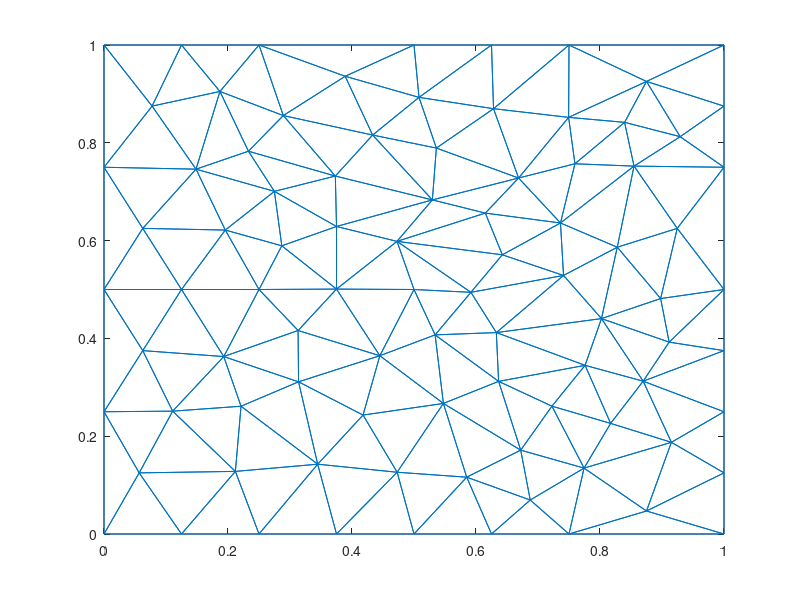
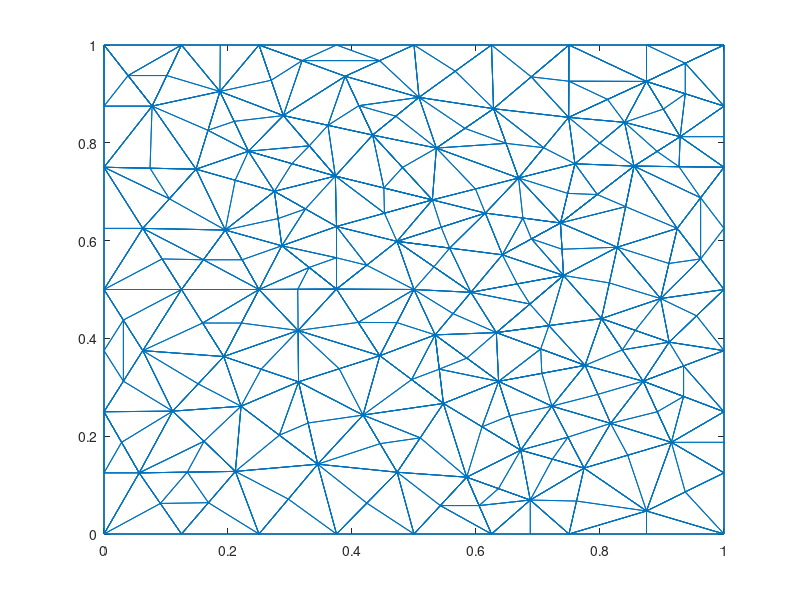

Reproduce these figures in MATLAB, in order.
nodes = [0,0;
1,0;
1,1;
0,1;
0.5,0.5;
0,0.5;
0.0625,0.625;
0.25,0.5;
0,0.25;
0.5,0;
0,0.75;
0.125,0.5;
0.5,1;
0.433275,0.815849;
0.148437,0.746094;
0.195626,0.621564;
0.529625,0.683244;
0.375,0.628853;
0.25,1;
0.373136,0.732013;
0.286769,0.589388;
0.375,0.500839;
0.27482,0.700717;
0.313771,0.311229;
0.313066,0.416148;
0.0625,0.375;
0.193152,0.362881;
0.25,0;
0.221019,0.261294;
0.110735,0.251224;
0.0567566,0.125;
0.289186,0.855722;
0.0775596,0.875;
0.232942,0.782767;
0.125,1;
0.186981,0.904974;
0.344656,0.142753;
0.125,0;
0.472573,0.598451;
0.924569,0.625;
0.38898,0.936063;
0.211891,0.128028;
0.375,0;
0.547402,0.26699;
0.444875,0.364572;
0.417838,0.243238;
0.47281,0.126311;
0.625,0;
0.75,0;
0.536065,0.78923;
0.75,1;
1,0.5;
0.6875,0.0694813;
0.585002,0.116209;
0.625,1;
0.642467,0.570984;
0.508074,0.892911;
1,0.25;
0.668679,0.727983;
0.749387,0.852019;
0.628269,0.869741;
0.736262,0.636012;
0.802373,0.440498;
0.82784,0.586474;
0.741191,0.528744;
0.632806,0.411914;
0.615033,0.656252;
0.854872,0.752318;
0.534065,0.407201;
1,0.75;
0.875,0.925491;
0.897806,0.481478;
1,0.375;
0.591791,0.494234;
0.722482,0.261441;
0.67209,0.171457;
0.774275,0.134747;
1,0.875;
0.839631,0.841845;
0.759557,0.757126;
0.92931,0.8125;
0.869619,0.3125;
0.875,0.0470411;
0.911511,0.392352;
0.775933,0.344943;
0.817138,0.226203;
1,0.125;
0.915154,0.1875;
0.63646,0.312134;
];
triangles = [76,77,75;
12,6,26;
8,16,12;
11,6,7;
24,45,25;
25,22,8;
24,27,29;
12,7,6;
6,9,26;
28,42,38;
14,17,50;
7,15,11;
17,20,18;
21,16,8;
25,45,22;
16,23,15;
34,15,23;
16,15,7;
15,33,11;
50,57,14;
12,16,7;
18,21,22;
35,36,19;
4,11,33;
14,20,17;
14,32,20;
23,18,20;
17,18,39;
41,57,13;
59,50,17;
22,21,8;
32,14,41;
12,27,8;
22,5,39;
16,21,23;
18,23,21;
24,25,27;
37,29,42;
12,26,27;
46,24,37;
9,1,31;
8,27,25;
26,9,30;
29,37,24;
42,30,31;
27,26,30;
42,28,37;
9,31,30;
30,29,27;
10,47,43;
24,46,45;
15,34,36;
20,32,34;
35,4,33;
20,34,23;
34,32,36;
36,33,15;
36,35,33;
19,36,32;
47,46,37;
22,39,18;
31,1,38;
39,5,74;
89,85,66;
13,57,55;
13,19,41;
19,32,41;
30,42,29;
38,42,31;
48,49,53;
37,28,43;
68,64,40;
44,89,69;
22,45,5;
37,43,47;
44,45,46;
44,47,54;
44,46,47;
48,53,54;
39,56,67;
59,17,67;
10,48,54;
71,51,60;
55,57,61;
41,14,57;
84,52,72;
57,50,61;
2,83,49;
64,65,63;
54,47,10;
60,61,59;
67,62,59;
59,61,50;
62,64,68;
63,85,82;
74,65,56;
54,53,76;
68,80,62;
61,51,55;
68,40,70;
61,60,51;
65,62,56;
71,3,51;
65,66,63;
73,82,58;
70,40,52;
72,40,64;
39,74,56;
63,72,64;
45,69,5;
69,89,66;
39,67,17;
62,67,56;
70,78,81;
80,79,60;
44,69,45;
74,69,66;
40,72,52;
65,64,62;
78,3,71;
79,80,68;
82,86,88;
79,71,60;
77,86,75;
84,82,73;
69,74,5;
65,74,66;
44,54,76;
84,63,82;
77,76,53;
76,75,89;
49,77,53;
83,87,88;
68,70,81;
71,79,81;
60,59,80;
62,80,59;
71,81,78;
68,81,79;
88,87,58;
77,49,83;
52,84,73;
63,84,72;
66,85,63;
86,85,75;
77,83,88;
85,86,82;
82,88,58;
83,2,87;
88,86,77;
76,89,44;
85,89,75;
];
figure;trimesh(triangles, nodes(:,1), nodes(:,2));
nodes = [0,0;
1,0;
1,1;
0,1;
0.5,0.5;
0,0.5;
0.0625,0.625;
0.25,0.5;
0,0.25;
0.5,0;
0,0.75;
0.125,0.5;
0.5,1;
0.433275,0.815849;
0.148437,0.746094;
0.195626,0.621564;
0.529625,0.683244;
0.375,0.628853;
0.25,1;
0.373136,0.732013;
0.286769,0.589388;
0.375,0.500839;
0.27482,0.700717;
0.313771,0.311229;
0.313066,0.416148;
0.0625,0.375;
0.193152,0.362881;
0.25,0;
0.221019,0.261294;
0.110735,0.251224;
0.0567566,0.125;
0.289186,0.855722;
0.0775596,0.875;
0.232942,0.782767;
0.125,1;
0.186981,0.904974;
0.344656,0.142753;
0.125,0;
0.472573,0.598451;
0.924569,0.625;
0.38898,0.936063;
0.211891,0.128028;
0.375,0;
0.547402,0.26699;
0.444875,0.364572;
0.417838,0.243238;
0.47281,0.126311;
0.625,0;
0.75,0;
0.536065,0.78923;
0.75,1;
1,0.5;
0.6875,0.0694813;
0.585002,0.116209;
0.625,1;
0.642467,0.570984;
0.508074,0.892911;
1,0.25;
0.668679,0.727983;
0.749387,0.852019;
0.628269,0.869741;
0.736262,0.636012;
0.802373,0.440498;
0.82784,0.586474;
0.741191,0.528744;
0.632806,0.411914;
0.615033,0.656252;
0.854872,0.752318;
0.534065,0.407201;
1,0.75;
0.875,0.925491;
0.897806,0.481478;
1,0.375;
0.591791,0.494234;
0.722482,0.261441;
0.67209,0.171457;
0.774275,0.134747;
1,0.875;
0.839631,0.841845;
0.759557,0.757126;
0.92931,0.8125;
0.869619,0.3125;
0.875,0.0470411;
0.911511,0.392352;
0.775933,0.344943;
0.817138,0.226203;
1,0.125;
0.915154,0.1875;
0.63646,0.312134;
0.748378,0.198094;
0.723182,0.153102;
0,0.375;
0.03125,0.3125;
0.03125,0.4375;
0.160313,0.560782;
0.222813,0.560782;
0,0.625;
0.379323,0.337901;
0.253461,0.337055;
0.09375,0.5625;
0.105469,0.685547;
0.0742187,0.748047;
0.452312,0.656049;
0.45138,0.707629;
0.48145,0.749547;
0.409938,0.432706;
0.211629,0.723405;
0.1875,1;
0,0.875;
0.0387798,0.9375;
0.361231,0.835786;
0.331161,0.793868;
0.32491,0.664785;
0.375,1;
0.31949,0.968031;
0.44449,0.968031;
0.599152,0.705614;
0.411128,0.875956;
0.470675,0.85438;
0.159076,0.431441;
0.221576,0.431441;
0.423787,0.549645;
0.375,0.564846;
0.330884,0.545114;
0.3125,0.50042;
0.280794,0.645053;
0.282837,0.202024;
0.329213,0.226991;
0,0.125;
0.0283783,0.1875;
0.161313,0.189626;
0.134324,0.126514;
0.0908783,0.0625;
0.168445,0.0640138;
0.151944,0.307053;
0.297328,0.0713766;
0.423905,0.0631556;
0.167709,0.825534;
0.209962,0.843871;
0.303039,0.75739;
0.10128,0.9375;
0.269593,0.927861;
0.566537,0.946455;
0.6875,0;
0.841356,0.669396;
0.472438,0.432286;
0.496139,0.315781;
0.540733,0.337095;
0.585263,0.359668;
0.510106,0.19665;
0.445324,0.184775;
0.55752,0.584718;
0.532182,0.546342;
0.543803,0.627351;
0.542501,0.0581045;
0.605001,0.0581045;
0.636251,0.0928451;
0.955756,0.446176;
0.875,0;
0.815107,0.513486;
0.709033,0.790001;
0.648474,0.798862;
0.582167,0.829485;
0.675647,0.646132;
0.795567,0.694165;
0.835996,0.376499;
0.747909,0.696569;
0.689135,0.934871;
0.749694,0.926009;
0.812194,0.888755;
1,0.625;
0.962285,0.6875;
0.962285,0.5625;
0.927436,0.751159;
0.689364,0.603498;
0.738726,0.582378;
0.875,1;
0.9375,0.962745;
0.71759,0.426206;
0.70437,0.378429;
0.706197,0.328539;
0.686999,0.470329;
0.666491,0.511489;
0.93481,0.34375;
0.93481,0.28125;
0.911188,0.553239;
1,0.8125;
0.799594,0.799486;
0.562928,0.450717;
0.9375,0.900245;
0.892387,0.25;
0.609746,0.219223;
0.856942,0.416425;
0.654275,0.241796;
0.762137,0.0673734;
0.9375,0.0860206;
0.892091,0.782409;
0.902155,0.868995;
1,0.1875;
0.796535,0.285573;
0.844714,0.161123;
];
triangles = [77,75,76;
6,26,12;
16,12,8;
11,6,7;
24,45,25;
22,8,25;
24,27,29;
12,7,6;
6,9,26;
42,38,28;
14,17,50;
7,15,11;
18,17,20;
16,8,21;
45,22,25;
23,15,16;
15,23,34;
15,7,16;
11,15,33;
57,14,50;
12,16,7;
22,18,21;
19,35,36;
4,11,33;
20,17,14;
14,32,20;
23,18,20;
17,18,39;
13,41,57;
17,59,50;
22,21,8;
32,14,41;
12,27,8;
39,22,5;
21,23,16;
18,23,21;
27,24,25;
37,29,42;
27,12,26;
24,37,46;
9,1,31;
8,27,25;
26,9,30;
29,37,24;
42,30,31;
30,27,26;
28,37,42;
9,31,30;
27,30,29;
47,43,10;
45,24,46;
36,15,34;
20,32,34;
4,33,35;
20,34,23;
36,34,32;
15,36,33;
35,33,36;
32,19,36;
47,46,37;
22,39,18;
38,31,1;
74,39,5;
85,66,89;
57,55,13;
13,19,41;
41,19,32;
30,42,29;
42,31,38;
48,49,53;
37,28,43;
68,64,40;
69,44,89;
22,45,5;
43,47,37;
44,45,46;
44,47,54;
47,44,46;
54,48,53;
39,56,67;
59,17,67;
54,10,48;
51,60,71;
55,57,61;
41,14,57;
84,52,72;
50,61,57;
49,2,83;
63,64,65;
10,54,47;
59,60,61;
67,62,59;
59,61,50;
64,68,62;
82,63,85;
74,65,56;
54,53,76;
62,68,80;
61,51,55;
40,70,68;
51,61,60;
62,56,65;
3,51,71;
66,63,65;
73,82,58;
52,70,40;
72,40,64;
56,39,74;
64,63,72;
5,45,69;
69,89,66;
39,67,17;
62,67,56;
70,78,81;
80,79,60;
45,44,69;
74,69,66;
52,40,72;
62,65,64;
3,71,78;
79,80,68;
88,82,86;
71,60,79;
75,77,86;
82,73,84;
69,74,5;
66,65,74;
76,44,54;
63,82,84;
77,76,53;
89,76,75;
49,77,53;
83,87,88;
68,70,81;
81,71,79;
60,59,80;
62,80,59;
78,71,81;
68,81,79;
87,58,88;
77,49,83;
52,84,73;
63,84,72;
63,66,85;
86,85,75;
88,77,83;
85,86,82;
58,82,88;
87,83,2;
77,88,86;
44,76,89;
85,89,75;
75,90,86;
90,77,86;
75,76,90;
76,77,90;
77,91,53;
91,76,53;
77,90,91;
91,90,76;
9,30,93;
93,30,26;
26,12,94;
94,12,6;
6,92,94;
92,9,93;
93,26,94;
94,92,93;
7,12,95;
95,16,7;
12,8,95;
8,16,95;
16,96,21;
96,8,21;
16,95,96;
96,95,8;
11,97,7;
97,6,7;
45,98,46;
98,24,46;
45,25,98;
98,25,24;
27,99,25;
99,24,25;
27,29,99;
99,29,24;
7,100,95;
100,12,95;
7,6,100;
100,6,12;
15,101,16;
101,7,16;
15,11,101;
101,11,7;
11,102,33;
102,15,33;
11,101,102;
102,101,15;
17,103,39;
103,18,39;
17,20,103;
103,20,18;
20,104,14;
17,14,104;
20,103,104;
104,103,17;
17,105,104;
105,14,104;
17,50,105;
105,50,14;
22,106,5;
45,5,106;
22,25,106;
106,25,45;
15,107,34;
107,23,34;
15,16,107;
107,16,23;
19,108,36;
108,35,36;
33,4,109;
109,11,33;
4,110,35;
33,35,110;
4,109,110;
110,109,33;
32,111,41;
14,41,111;
32,20,111;
111,20,14;
34,20,112;
112,32,34;
20,111,112;
112,111,32;
18,113,21;
23,21,113;
18,20,113;
113,20,23;
19,32,115;
115,32,41;
41,57,116;
116,57,13;
13,114,116;
114,19,115;
115,41,116;
116,114,115;
59,117,67;
117,17,67;
59,50,117;
117,50,17;
41,118,57;
14,57,118;
41,111,118;
118,111,14;
14,119,118;
119,57,118;
14,50,119;
119,50,57;
27,120,26;
120,12,26;
27,8,120;
120,8,12;
8,121,25;
121,27,25;
8,120,121;
121,120,27;
18,22,122;
122,39,18;
22,5,122;
122,5,39;
18,123,122;
123,22,122;
18,21,123;
21,22,123;
8,22,124;
124,21,8;
22,123,124;
124,123,21;
8,125,124;
125,22,124;
8,25,125;
125,25,22;
23,126,113;
126,21,113;
23,16,126;
126,16,21;
29,127,24;
37,24,127;
29,42,127;
127,42,37;
37,128,127;
128,24,127;
37,46,128;
128,46,24;
31,9,129;
129,1,31;
9,130,30;
130,31,30;
9,129,130;
130,129,31;
30,131,29;
131,42,29;
30,31,131;
31,42,131;
132,42,131;
31,132,131;
31,1,133;
133,1,38;
38,28,134;
134,28,42;
42,132,134;
132,31,133;
133,38,134;
134,132,133;
27,135,29;
135,30,29;
27,26,135;
135,26,30;
37,136,43;
136,28,43;
37,42,136;
136,42,28;
43,137,37;
137,47,37;
43,10,137;
137,10,47;
15,138,33;
138,36,33;
15,34,138;
34,36,138;
36,139,32;
139,34,32;
36,138,139;
139,138,34;
20,140,23;
140,34,23;
20,112,140;
140,112,34;
35,141,36;
141,33,36;
35,110,141;
141,110,33;
19,142,115;
142,32,115;
19,36,142;
142,36,32;
55,143,61;
143,57,61;
55,13,143;
143,13,57;
48,144,53;
144,49,53;
64,145,62;
68,62,145;
64,40,145;
145,40,68;
5,146,69;
146,45,69;
5,106,146;
146,106,45;
45,147,69;
44,69,147;
45,46,147;
147,46,44;
44,148,147;
148,69,147;
44,89,148;
89,69,148;
69,149,66;
149,89,66;
69,148,149;
149,148,89;
46,47,150;
150,44,46;
47,54,150;
150,54,44;
46,151,150;
151,47,150;
46,37,151;
151,37,47;
56,152,74;
39,74,152;
56,67,152;
67,39,152;
39,153,152;
153,74,152;
39,5,153;
153,5,74;
39,154,17;
154,67,17;
39,152,154;
154,152,67;
10,155,47;
155,54,47;
10,48,155;
48,54,155;
48,156,155;
156,54,155;
48,53,156;
53,54,156;
54,157,76;
157,53,76;
54,156,157;
157,156,53;
52,158,73;
158,84,73;
52,72,158;
158,72,84;
49,159,83;
159,2,83;
64,160,72;
160,63,72;
64,65,160;
160,65,63;
60,161,80;
161,59,80;
60,61,161;
61,59,161;
59,162,50;
61,50,162;
59,161,162;
162,161,61;
61,163,162;
163,50,162;
61,57,163;
163,57,50;
56,62,164;
164,67,56;
62,59,164;
164,59,67;
80,62,165;
165,68,80;
62,145,165;
165,145,68;
84,63,166;
166,82,84;
63,85,166;
166,85,82;
62,167,59;
167,80,59;
62,165,167;
167,165,80;
60,51,168;
168,61,60;
51,55,168;
168,55,61;
60,169,168;
169,51,168;
60,71,169;
169,71,51;
71,170,79;
170,60,79;
71,169,170;
170,169,60;
70,68,172;
172,68,40;
40,72,173;
173,72,52;
52,171,173;
171,70,172;
172,40,173;
173,171,172;
81,68,174;
174,70,81;
68,172,174;
174,172,70;
56,175,164;
175,62,164;
56,65,175;
65,62,175;
62,176,64;
176,65,64;
62,175,176;
176,175,65;
71,3,177;
177,51,71;
3,178,78;
71,78,178;
3,177,178;
178,177,71;
63,179,85;
66,85,179;
63,65,179;
65,66,179;
66,180,179;
180,85,179;
66,89,180;
89,85,180;
85,181,75;
181,89,75;
85,180,181;
181,180,89;
66,182,74;
65,74,182;
66,179,182;
182,179,65;
65,183,182;
183,74,182;
65,56,183;
183,56,74;
82,184,84;
184,73,84;
82,58,184;
184,58,73;
58,185,88;
82,88,185;
58,184,185;
185,184,82;
40,186,173;
186,72,173;
40,64,186;
186,64,72;
70,187,81;
187,78,81;
79,188,68;
188,80,68;
79,60,188;
188,60,80;
69,189,5;
189,74,5;
69,66,189;
189,66,74;
78,190,81;
71,81,190;
78,178,190;
190,178,71;
82,191,185;
191,88,185;
82,86,191;
191,86,88;
44,192,89;
76,89,192;
44,54,192;
192,54,76;
63,193,72;
193,84,72;
63,166,193;
193,166,84;
76,194,192;
194,89,192;
76,75,194;
194,75,89;
77,195,83;
195,49,83;
77,53,195;
195,53,49;
87,196,2;
196,83,2;
87,88,196;
196,88,83;
68,197,79;
197,81,79;
68,174,197;
197,174,81;
71,198,190;
198,81,190;
71,79,198;
198,79,81;
87,199,88;
199,58,88;
85,200,82;
200,86,82;
85,75,200;
200,75,86;
77,201,86;
201,88,86;
77,83,201;
201,83,88;
];
figure;trimesh(triangles, nodes(:,1), nodes(:,2));
